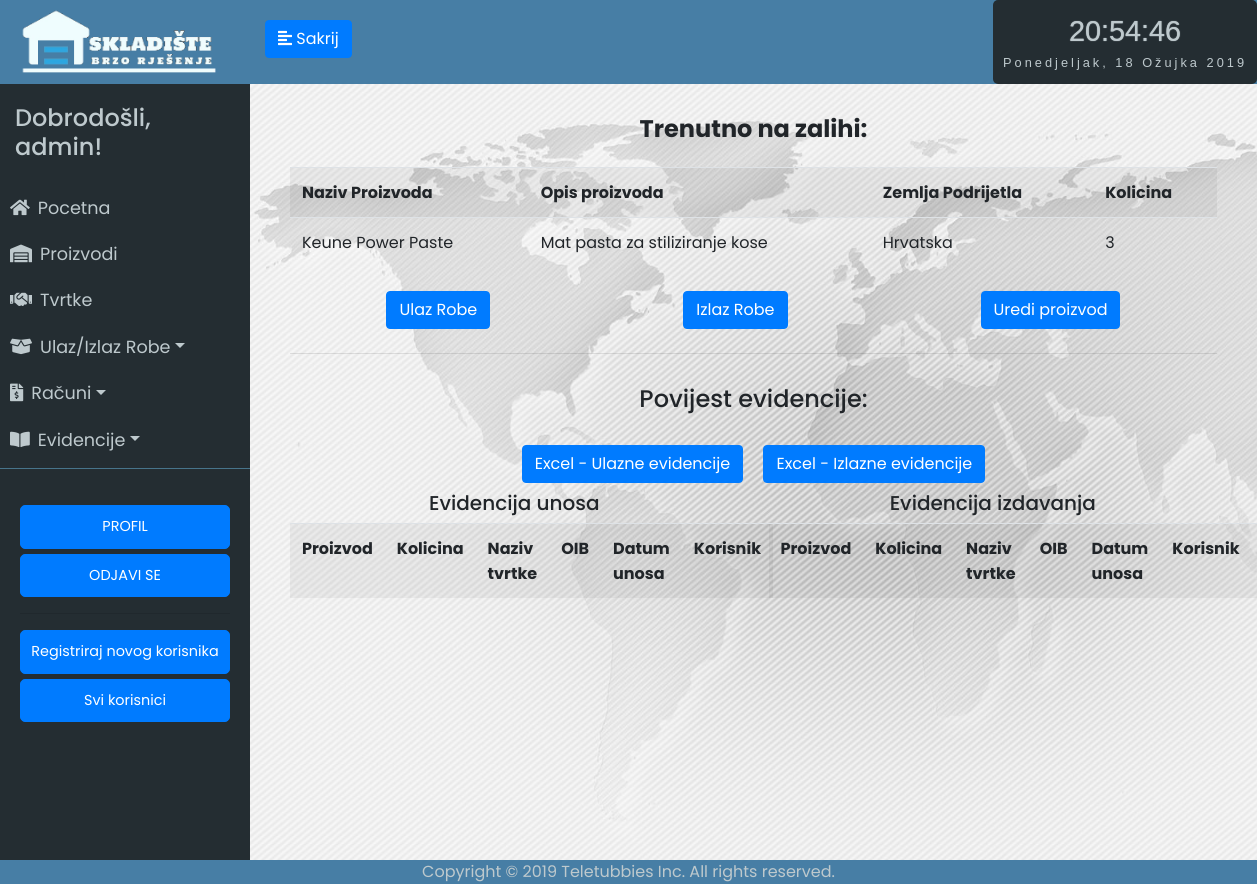
/proizvod/Keune Power Paste (signed in), run on an earlier commit of the app's database.
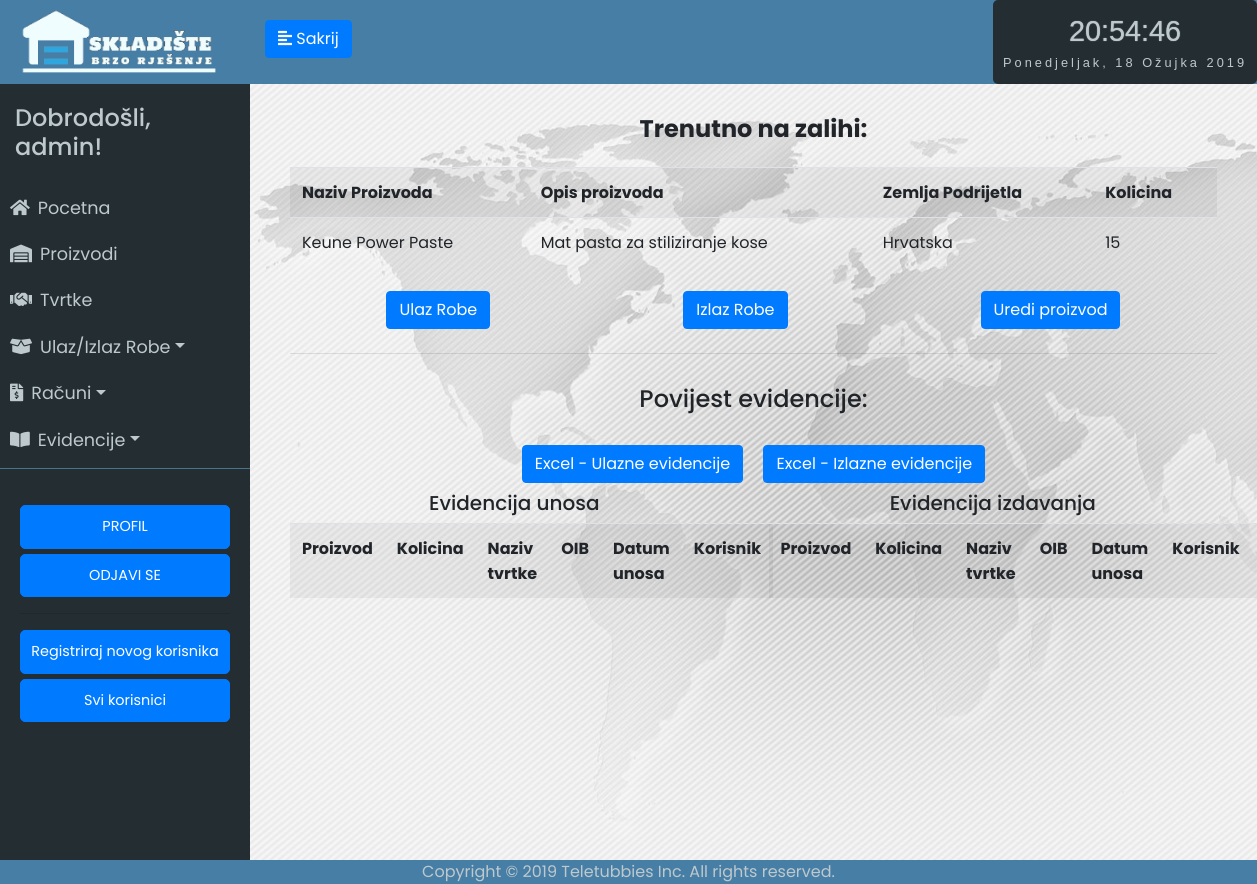
And on a later commit of the database.
### app/models.py (models this page shows)
class Proizvod(db.Model):
	__searchable__ = ['name']
	id = db.Column(db.Integer, primary_key=True)
	name = db.Column(db.String(64))
	kolicina = db.Column(db.Integer, default=0)
	zemlja_podrijetla = db.Column(db.String(64))
	opis_proizvoda = db.Column(db.String(300))
	datum_unosa = db.Column(db.DateTime, default=datetime.utcnow)
	bar_kod = db.Column(db.String(64))
	evidencija = db.relationship('Evidencija', backref='proizvod', lazy='dynamic')

### app/routes.py (the view, shortened to what this page needs)
@app.route('/proizvod/<name>', methods=['GET', 'POST'])
@login_required
def proizvod(name):
	proizvod = Proizvod.query.filter_by(name=name).first_or_404()
	lista = []
	sveTvrtke=Tvrtka.query.all()
	for tvrtka in sveTvrtke:
		lista.append(tvrtka.name)
	todays_datetime = datetime(datetime.today().year, datetime.today().month, datetime.today().day)
	evidencijaUlaz = Evidencija.query.filter(Evidencija.proizvod_id==proizvod.id, Evidencija.vrsta_unosa=='unos', Evidencija.datum_unosa >= todays_datetime).order_by(Evidencija.datum_unosa.desc()).all()
	evidencijaIzlaz = Evidencija.query.filter(Evidencija.proizvod_id==proizvod.id, Evidencija.vrsta_unosa=='izlaz', Evidencija.datum_unosa >= todays_datetime).order_by(Evidencija.datum_unosa.desc()).all()
	form_ulaz = UlazRobeForm()
	form_izlaz = IzlazRobeForm()
	form_uredi = UrediProizvodForm()
	return render_template('proizvod.html', title=proizvod.name, proizvod=proizvod, evidencijaUlaz=evidencijaUlaz, evidencijaIzlaz=evidencijaIzlaz, form_ulaz=form_ulaz, form_izlaz=form_izlaz, form_uredi=form_uredi, name=proizvod.name, lista=lista)

### app/models.py (called while the page is built)
@login.user_loader
def load_user(id):
	return User.query.get(int(id))

### app/routes.py (called while the page is built)
@app.before_request
def before_request():
	if current_user.is_authenticated:
		current_user.last_seen = datetime.utcnow()
		db.session.commit()

### app/templates/proizvod.html (shortened to what this page needs)
{% extends "base.html" %}
{% block content %}
<div class="unos-p">
    <h4><strong>Trenutno na zalihi:</strong></h4>
    <table class="table table-striped">
        <tr>
            <th>Naziv Proizvoda</th>
            <th>Opis proizvoda</th>
            <th>Zemlja Podrijetla</th>
            <th>Kolicina</th>
        </tr>
        <tr>
            <td>{{ proizvod.name }}</td>
            <td>{{ proizvod.opis_proizvoda }}</td>
            <td>{{ proizvod.zemlja_podrijetla }}</td>
            <td>{{ proizvod.kolicina }}</td>
        </tr>
    </table>
    <div class="tipke-sredina">
        <button type="button" class="btn btn-primary m-2" data-toggle="modal" data-target="#exampleModalCenter" id="ulaz-tipka">Ulaz Robe</button>
        <button type="button" class="btn btn-primary m-2" data-toggle="modal" data-target="#exampleModalCenter2" id="izlaz-tipka">Izlaz Robe</button>
        <button type="button" class="btn btn-primary m-2" data-toggle="modal" data-target="#exampleModalCenter3" id="uredi-proizvod-tipka">Uredi proizvod</button>
    </div>
    <hr>
    <h4>Povijest evidencije:</h4>
    <button class="btn btn-primary m-2" onclick="window.open('{{ url_for('export_proizvod_unos', s=name, b=' ', e=' ', u=' ') }}')">Excel - Ulazne evidencije</button>
    <button class="btn btn-primary m-2" onclick="window.open('{{ url_for('export_proizvod_izlaz', s=name, b=' ', e=' ', u=' ') }}')">Excel - Izlazne evidencije</button>
    <div class="row">
        <div class="col-xl-6">
            <h5>Evidencija unosa</h5>
            <table class="table table-striped">
                <tr>
                    <th>Proizvod</th>
                    <th>Kolicina</th>
                    <th>Naziv tvrtke</th>
                    <th>OIB</th>
                    <th>Datum unosa</th>
                    <th>Korisnik</th>
                </tr>
            </table>
        </div>
        <div class="col-xl-6">
            <h5>Evidencija izdavanja</h5>
            <table class="table table-striped">
            <tr>
                <th>Proizvod</th>
                <th>Kolicina</th>
                <th>Naziv tvrtke</th>
                <th>OIB</th>
                <th>Datum unosa</th>
                <th>Korisnik</th>
                <th></th>
            </tr>
            </table>
        </div>
    </div>
  </div>
</div>
  </div>
{% endblock %}

What changed in the data, as far as the page shows it:
changed Proizvod "Keune Power Paste": kolicina "3" → "15"
